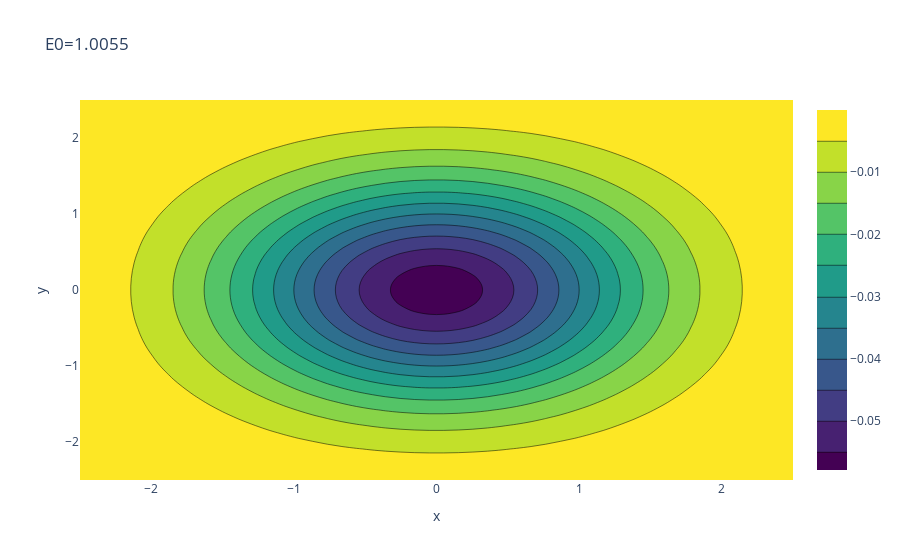
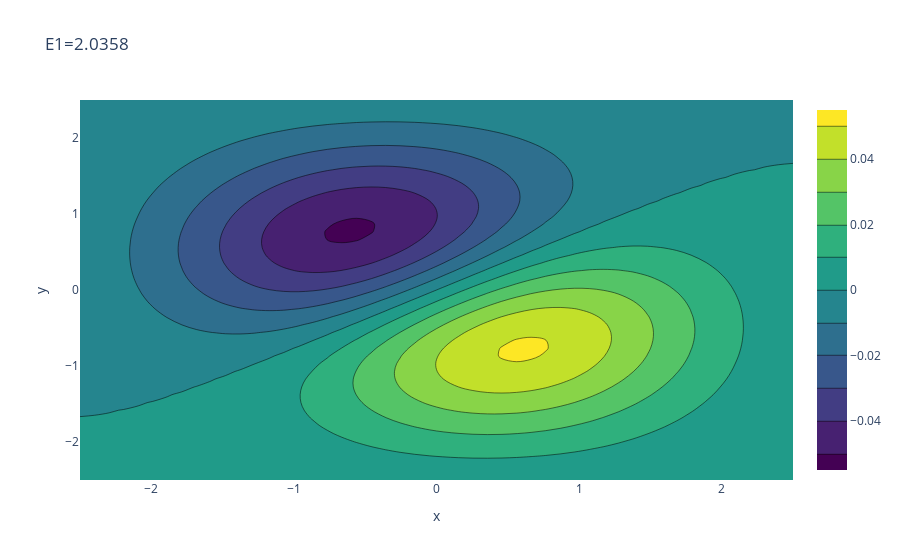
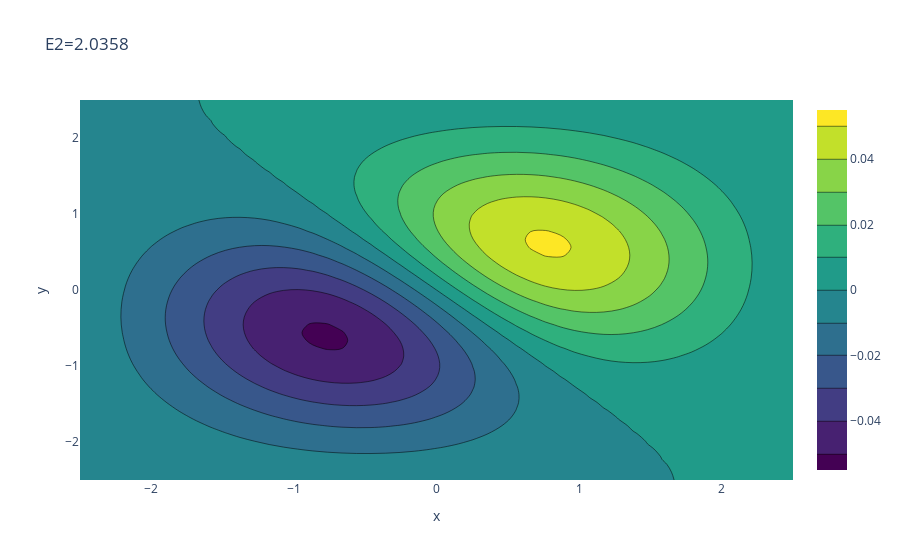
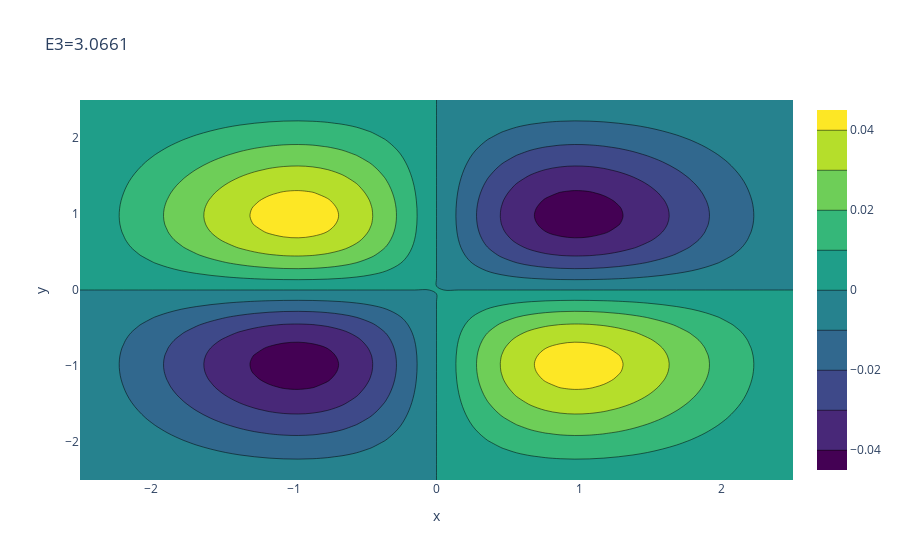

Write notebook code for charts like these, in order.
### Markdown cell above
Contour plots

### Code cell
import numpy as np
import plotly.graph_objects as go
from scipy.linalg import eigh

# Constants
hbar = 1.0
mass = 1.0
L = 5.0  # Reduced domain size for faster computation
N = 50  # Reduced number of grid points
x = np.linspace(-L/2, L/2, N)  # Define the x-axis
y = np.linspace(-L/2, L/2, N)  # Define the y-axis
X, Y = np.meshgrid(x, y)

# Create the potential energy function (V(x, y)) for a 2D harmonic oscillator
def potential(x, y, omega_x, omega_y):
    return 0.5 * mass * (omega_x**2 * x**2 + omega_y**2 * y**2)

omega_x = 1.0  # Angular frequency in the x-direction
omega_y = 1.0  # Angular frequency in the y-direction

# Initialize arrays to store eigenvalues and eigenfunctions
eigenvalues = []
eigenfunctions = []

# Solve the Schrödinger equation for the 2D harmonic oscillator
V = potential(X, Y, omega_x, omega_y)
dx = x[1] - x[0]
dy = y[1] - y[0]
T_x = (-hbar**2 / (2 * mass)) * (np.diag(-2.0 / dx**2 * np.ones(N)) + 
                                 np.diag(1.0 / dx**2 * np.ones(N - 1), 1) + np.diag(1.0 / dx**2 * np.ones(N - 1), -1))
T_y = (-hbar**2 / (2 * mass)) * (np.diag(-2.0 / dy**2 * np.ones(N)) + 
                                 np.diag(1.0 / dy**2 * np.ones(N - 1), 1) + np.diag(1.0 / dy**2 * np.ones(N - 1), -1))

# Construct the 2D kinetic energy operator
T = np.kron(T_x, np.eye(N)) + np.kron(np.eye(N), T_y)

H = T + np.diag(V.flatten())  # Flatten V to match the shape of T
eigvals, eigvecs = eigh(H)

# Number of eigenstates to display
num_states_to_display = 5  # Adjust this number as needed

# Create separate plots for each selected eigenstate
for i in range(num_states_to_display):
    eigenfunction = eigvecs[:, i].reshape(N, N)
    eigenvalue = eigvals[i]

    fig = go.Figure(data=go.Contour(z=eigenfunction, x=x, y=y, colorscale='Viridis'))
    fig.update_layout(title=f'E{ i }={eigenvalue:.4f}', xaxis_title='x', yaxis_title='y')

    # Show the Plotly plot for the current eigenstate
    fig.show()

### Figure 1 — Plotly figure (JSON) as saved in the notebook; plotly's stock layout.template omitted (floating-point values rounded to 4 significant figures; data arrays with more than 128 entries replaced by an {"elided": "..."} marker saying what was removed)
{"data": [{"colorscale": [[0, "#440154"], [0.1111, "#482878"], [0.2222, "#3e4989"], [0.3333, "#31688e"], [0.4444, "#26828e"], [0.5556, "#1f9e89"], [0.6667, "#35b779"], [0.7778, "#6ece58"], [0.8889, "#b5de2b"], [1, "#fde725"]], "type": "contour", "x": [-2.5, -2.398, -2.296, -2.194, -2.092, -1.99, -1.888, -1.786, -1.684, -1.582, -1.48, -1.378, -1.276, -1.173, -1.071, -0.9694, -0.8673, -0.7653, -0.6633, -0.5612, -0.4592, -0.3571, -0.2551, -0.1531, -0.05102, 0.05102, 0.1531, 0.2551, 0.3571, 0.4592, 0.5612, 0.6633, 0.7653, 0.8673, 0.9694, 1.071, 1.173, 1.276, 1.378, 1.48, 1.582, 1.684, 1.786, 1.888, 1.99, 2.092, 2.194, 2.296, 2.398, 2.5], "y": [-2.5, -2.398, -2.296, -2.194, -2.092, -1.99, -1.888, -1.786, -1.684, -1.582, -1.48, -1.378, -1.276, -1.173, -1.071, -0.9694, -0.8673, -0.7653, -0.6633, -0.5612, -0.4592, -0.3571, -0.2551, -0.1531, -0.05102, 0.05102, 0.1531, 0.2551, 0.3571, 0.4592, 0.5612, 0.6633, 0.7653, 0.8673, 0.9694, 1.071, 1.173, 1.276, 1.378, 1.48, 1.582, 1.684, 1.786, 1.888, 1.99, 2.092, 2.194, 2.296, 2.398, 2.5], "z": {"elided": "50x50 float values"}}], "layout": {"title": {"text": "E0=1.0055"}, "xaxis": {"title": {"text": "x"}}, "yaxis": {"title": {"text": "y"}}}}

### Figure 2 — Plotly figure (JSON) as saved in the notebook; plotly's stock layout.template omitted (floating-point values rounded to 4 significant figures; data arrays with more than 128 entries replaced by an {"elided": "..."} marker saying what was removed)
{"data": [{"colorscale": [[0, "#440154"], [0.1111, "#482878"], [0.2222, "#3e4989"], [0.3333, "#31688e"], [0.4444, "#26828e"], [0.5556, "#1f9e89"], [0.6667, "#35b779"], [0.7778, "#6ece58"], [0.8889, "#b5de2b"], [1, "#fde725"]], "type": "contour", "x": [-2.5, -2.398, -2.296, -2.194, -2.092, -1.99, -1.888, -1.786, -1.684, -1.582, -1.48, -1.378, -1.276, -1.173, -1.071, -0.9694, -0.8673, -0.7653, -0.6633, -0.5612, -0.4592, -0.3571, -0.2551, -0.1531, -0.05102, 0.05102, 0.1531, 0.2551, 0.3571, 0.4592, 0.5612, 0.6633, 0.7653, 0.8673, 0.9694, 1.071, 1.173, 1.276, 1.378, 1.48, 1.582, 1.684, 1.786, 1.888, 1.99, 2.092, 2.194, 2.296, 2.398, 2.5], "y": [-2.5, -2.398, -2.296, -2.194, -2.092, -1.99, -1.888, -1.786, -1.684, -1.582, -1.48, -1.378, -1.276, -1.173, -1.071, -0.9694, -0.8673, -0.7653, -0.6633, -0.5612, -0.4592, -0.3571, -0.2551, -0.1531, -0.05102, 0.05102, 0.1531, 0.2551, 0.3571, 0.4592, 0.5612, 0.6633, 0.7653, 0.8673, 0.9694, 1.071, 1.173, 1.276, 1.378, 1.48, 1.582, 1.684, 1.786, 1.888, 1.99, 2.092, 2.194, 2.296, 2.398, 2.5], "z": {"elided": "50x50 float values"}}], "layout": {"title": {"text": "E1=2.0358"}, "xaxis": {"title": {"text": "x"}}, "yaxis": {"title": {"text": "y"}}}}

### Figure 3 — Plotly figure (JSON) as saved in the notebook; plotly's stock layout.template omitted (floating-point values rounded to 4 significant figures; data arrays with more than 128 entries replaced by an {"elided": "..."} marker saying what was removed)
{"data": [{"colorscale": [[0, "#440154"], [0.1111, "#482878"], [0.2222, "#3e4989"], [0.3333, "#31688e"], [0.4444, "#26828e"], [0.5556, "#1f9e89"], [0.6667, "#35b779"], [0.7778, "#6ece58"], [0.8889, "#b5de2b"], [1, "#fde725"]], "type": "contour", "x": [-2.5, -2.398, -2.296, -2.194, -2.092, -1.99, -1.888, -1.786, -1.684, -1.582, -1.48, -1.378, -1.276, -1.173, -1.071, -0.9694, -0.8673, -0.7653, -0.6633, -0.5612, -0.4592, -0.3571, -0.2551, -0.1531, -0.05102, 0.05102, 0.1531, 0.2551, 0.3571, 0.4592, 0.5612, 0.6633, 0.7653, 0.8673, 0.9694, 1.071, 1.173, 1.276, 1.378, 1.48, 1.582, 1.684, 1.786, 1.888, 1.99, 2.092, 2.194, 2.296, 2.398, 2.5], "y": [-2.5, -2.398, -2.296, -2.194, -2.092, -1.99, -1.888, -1.786, -1.684, -1.582, -1.48, -1.378, -1.276, -1.173, -1.071, -0.9694, -0.8673, -0.7653, -0.6633, -0.5612, -0.4592, -0.3571, -0.2551, -0.1531, -0.05102, 0.05102, 0.1531, 0.2551, 0.3571, 0.4592, 0.5612, 0.6633, 0.7653, 0.8673, 0.9694, 1.071, 1.173, 1.276, 1.378, 1.48, 1.582, 1.684, 1.786, 1.888, 1.99, 2.092, 2.194, 2.296, 2.398, 2.5], "z": {"elided": "50x50 float values"}}], "layout": {"title": {"text": "E2=2.0358"}, "xaxis": {"title": {"text": "x"}}, "yaxis": {"title": {"text": "y"}}}}

### Figure 4 — Plotly figure (JSON) as saved in the notebook; plotly's stock layout.template omitted (floating-point values rounded to 4 significant figures; data arrays with more than 128 entries replaced by an {"elided": "..."} marker saying what was removed)
{"data": [{"colorscale": [[0, "#440154"], [0.1111, "#482878"], [0.2222, "#3e4989"], [0.3333, "#31688e"], [0.4444, "#26828e"], [0.5556, "#1f9e89"], [0.6667, "#35b779"], [0.7778, "#6ece58"], [0.8889, "#b5de2b"], [1, "#fde725"]], "type": "contour", "x": [-2.5, -2.398, -2.296, -2.194, -2.092, -1.99, -1.888, -1.786, -1.684, -1.582, -1.48, -1.378, -1.276, -1.173, -1.071, -0.9694, -0.8673, -0.7653, -0.6633, -0.5612, -0.4592, -0.3571, -0.2551, -0.1531, -0.05102, 0.05102, 0.1531, 0.2551, 0.3571, 0.4592, 0.5612, 0.6633, 0.7653, 0.8673, 0.9694, 1.071, 1.173, 1.276, 1.378, 1.48, 1.582, 1.684, 1.786, 1.888, 1.99, 2.092, 2.194, 2.296, 2.398, 2.5], "y": [-2.5, -2.398, -2.296, -2.194, -2.092, -1.99, -1.888, -1.786, -1.684, -1.582, -1.48, -1.378, -1.276, -1.173, -1.071, -0.9694, -0.8673, -0.7653, -0.6633, -0.5612, -0.4592, -0.3571, -0.2551, -0.1531, -0.05102, 0.05102, 0.1531, 0.2551, 0.3571, 0.4592, 0.5612, 0.6633, 0.7653, 0.8673, 0.9694, 1.071, 1.173, 1.276, 1.378, 1.48, 1.582, 1.684, 1.786, 1.888, 1.99, 2.092, 2.194, 2.296, 2.398, 2.5], "z": {"elided": "50x50 float values"}}], "layout": {"title": {"text": "E3=3.0661"}, "xaxis": {"title": {"text": "x"}}, "yaxis": {"title": {"text": "y"}}}}
